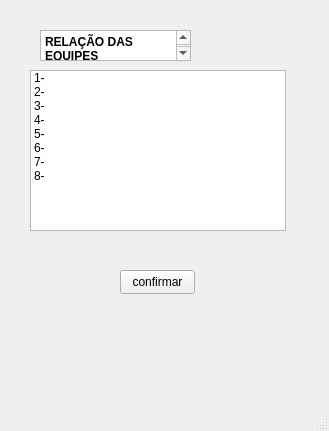
<?xml version="1.0" encoding="UTF-8"?>
<ui version="4.0">
 <class>MainWindow</class>
 <widget class="QMainWindow" name="MainWindow">
  <property name="geometry">
   <rect>
    <x>0</x>
    <y>0</y>
    <width>329</width>
    <height>431</height>
   </rect>
  </property>
  <property name="windowTitle">
   <string>MainWindow</string>
  </property>
  <widget class="QWidget" name="centralwidget">
   <widget class="QTextEdit" name="textEdit">
    <property name="geometry">
     <rect>
      <x>40</x>
      <y>30</y>
      <width>151</width>
      <height>31</height>
     </rect>
    </property>
    <property name="html">
     <string>&lt;!DOCTYPE HTML PUBLIC &quot;-//W3C//DTD HTML 4.0//EN&quot; &quot;http://www.w3.org/TR/REC-html40/strict.dtd&quot;&gt;
&lt;html&gt;&lt;head&gt;&lt;meta name=&quot;qrichtext&quot; content=&quot;1&quot; /&gt;&lt;meta charset=&quot;utf-8&quot; /&gt;&lt;style type=&quot;text/css&quot;&gt;
p, li { white-space: pre-wrap; }
hr { height: 1px; border-width: 0; }
li.unchecked::marker { content: &quot;\2610&quot;; }
li.checked::marker { content: &quot;\2612&quot;; }
&lt;/style&gt;&lt;/head&gt;&lt;body style=&quot; font-family:'Segoe UI'; font-size:9pt; font-weight:400; font-style:normal;&quot;&gt;
&lt;p style=&quot; margin-top:0px; margin-bottom:0px; margin-left:0px; margin-right:0px; -qt-block-indent:0; text-indent:0px;&quot;&gt;&lt;span style=&quot; font-weight:700;&quot;&gt;RELAÇÃO DAS EQUIPES&lt;/span&gt;&lt;/p&gt;&lt;/body&gt;&lt;/html&gt;</string>
    </property>
   </widget>
   <widget class="QListWidget" name="listWidget">
    <property name="geometry">
     <rect>
      <x>30</x>
      <y>70</y>
      <width>256</width>
      <height>161</height>
     </rect>
    </property>
    <item>
     <property name="text">
      <string>1-</string>
     </property>
    </item>
    <item>
     <property name="text">
      <string>2-</string>
     </property>
    </item>
    <item>
     <property name="text">
      <string>3-</string>
     </property>
    </item>
    <item>
     <property name="text">
      <string>4-</string>
     </property>
    </item>
    <item>
     <property name="text">
      <string>5-</string>
     </property>
    </item>
    <item>
     <property name="text">
      <string>6-</string>
     </property>
    </item>
    <item>
     <property name="text">
      <string>7-</string>
     </property>
    </item>
    <item>
     <property name="text">
      <string>8-</string>
     </property>
    </item>
   </widget>
   <widget class="QPushButton" name="pushButton">
    <property name="geometry">
     <rect>
      <x>120</x>
      <y>270</y>
      <width>75</width>
      <height>24</height>
     </rect>
    </property>
    <property name="text">
     <string>confirmar</string>
    </property>
   </widget>
  </widget>
  <widget class="QMenuBar" name="menubar">
   <property name="geometry">
    <rect>
     <x>0</x>
     <y>0</y>
     <width>329</width>
     <height>22</height>
    </rect>
   </property>
  </widget>
  <widget class="QStatusBar" name="statusbar"/>
 </widget>
 <resources/>
 <connections/>
</ui>
